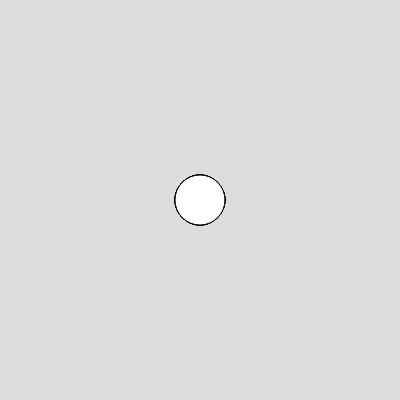
Frame 1 (no input)
Frame 60 (no input): blank canvas, image omitted
Frame 120 (the mouse pressed at the canvas centre since frame 60): blank canvas, image omitted

The p5.js sketch that drew this single still picture (run headless with seeded random() and noise() and a simulated clock; from frame 60 on, the mouse is pressed at the canvas centre):

// p5.js sketch
// ── sketch.js
let x = 200;
let y = 200;

let a = 200;
let b = 200;

let p = 200;
let q = 200;

let r = 200;
let s = 200;

let c = 200;
let d = 200;

let e = 200;
let f = 200;

let g = 200;
let h = 200;

let i = 200;
let j = 200;

let speed = 5;
let speed2x = 10

function setup() {
  createCanvas(400, 400);
}

function draw() {
  background(220);

  // part 1 (and part 4)
  // circle moving right
  circle(x, y, 50);
  x += speed2x;

  // part 2
  // circle moving left
  circle(a, b, 50);
  a += -speed;

  // circle moving down
  circle(p, q, 50);
  q += speed;

  // circle moving up
  circle(r, s, 50);
  s += -speed;

  // part 3
  // circle moving bottom right
  circle(c, d, 50);
  c += speed;
  d += speed;

  // circle moving top left
  circle(e, f, 50);
  e += -speed;
  f += -speed;

  // circle moving top right
  circle(g, h, 50);
  g += speed;
  h += -speed;

  // circle moving bottom left
  circle(i, j, 50);
  i += -speed;
  j += speed;
}
